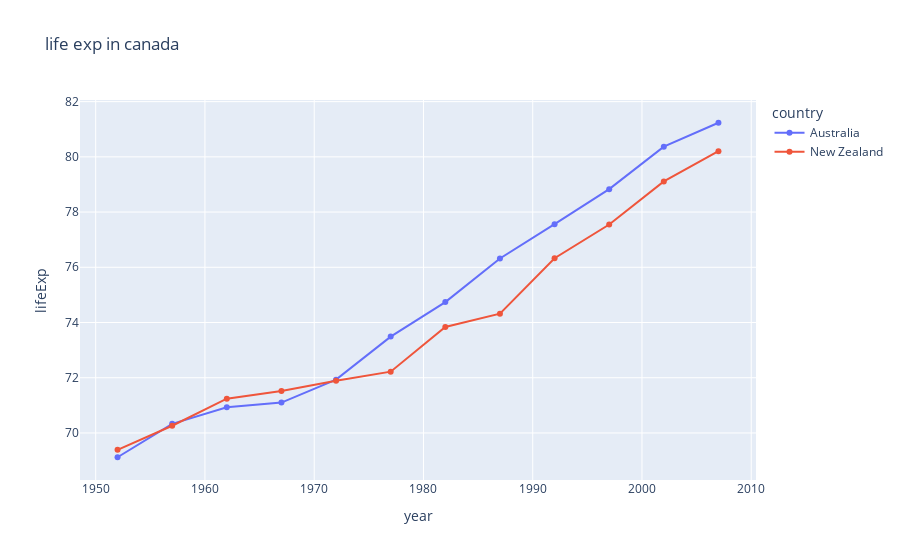

Notebook code for this chart:
### Code cell
fig=px.line(df,x="year",y="lifeExp",color="country",title="life exp in canada",markers=True)
fig

### Figure 1 — Plotly figure (JSON) as saved in the notebook; plotly's stock layout.template omitted (floating-point values rounded to 4 significant figures)
{"data": [{"hovertemplate": "country=Australia<br>year=%{x}<br>lifeExp=%{y}<extra></extra>", "legendgroup": "Australia", "line": {"color": "#636efa", "dash": "solid"}, "marker": {"symbol": "circle"}, "mode": "lines+markers", "name": "Australia", "orientation": "v", "showlegend": true, "type": "scatter", "x": [1952, 1957, 1962, 1967, 1972, 1977, 1982, 1987, 1992, 1997, 2002, 2007], "xaxis": "x", "y": [69.12, 70.33, 70.93, 71.1, 71.93, 73.49, 74.74, 76.32, 77.56, 78.83, 80.37, 81.23], "yaxis": "y"}, {"hovertemplate": "country=New Zealand<br>year=%{x}<br>lifeExp=%{y}<extra></extra>", "legendgroup": "New Zealand", "line": {"color": "#EF553B", "dash": "solid"}, "marker": {"symbol": "circle"}, "mode": "lines+markers", "name": "New Zealand", "orientation": "v", "showlegend": true, "type": "scatter", "x": [1952, 1957, 1962, 1967, 1972, 1977, 1982, 1987, 1992, 1997, 2002, 2007], "xaxis": "x", "y": [69.39, 70.26, 71.24, 71.52, 71.89, 72.22, 73.84, 74.32, 76.33, 77.55, 79.11, 80.2], "yaxis": "y"}], "layout": {"legend": {"title": {"text": "country"}, "tracegroupgap": 0}, "title": {"text": "life exp in canada"}, "xaxis": {"anchor": "y", "domain": [0, 1], "title": {"text": "year"}}, "yaxis": {"anchor": "x", "domain": [0, 1], "title": {"text": "lifeExp"}}}}
